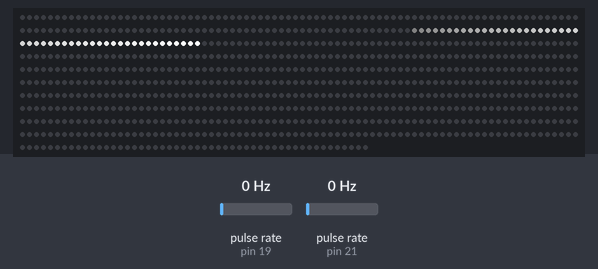
A sketch run on a simulated Arduino Mega 2560, built with avr-gcc and run on an emulated ATmega2560. On the bench: 850 RGB LEDs in strip order, left to right, continuing on the next row. Wiring (inferred from the names in the program): 2 × pulse sensor: data pin 19 / data pin 21. The inputs (shaded band) are chosen by the test bench; at power-on: pulse rate (sensors on pin 19, pin 21) 0 Hz.

Above: at 3.2 s.
3.3 s: pulse rate (sensor on pin 19) set to 4 Hz
At 4.44 s:
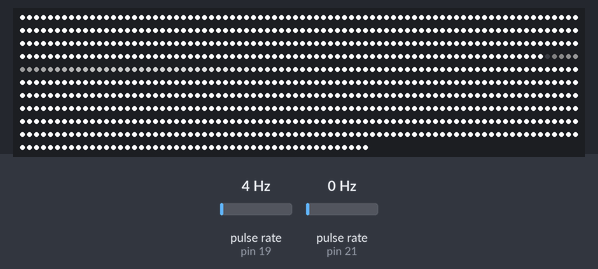
5.7 s: pulse rate (sensor on pin 21) set to 4 Hz
At 6.05 s:
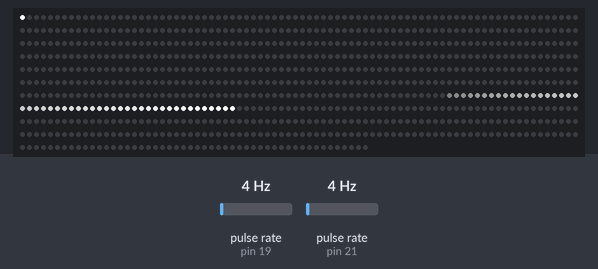
7.3 s: pulse rate (sensor on pin 19) set to 50 Hz
9.0 s: pulse rate (sensor on pin 21) set to 50 Hz
At 10.24 s:
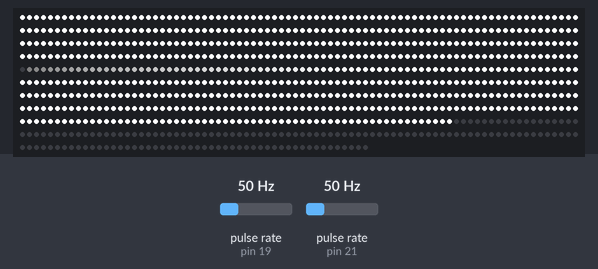
10.9 s: pulse rate (sensor on pin 19) set to 100 Hz
At 11.22 s:
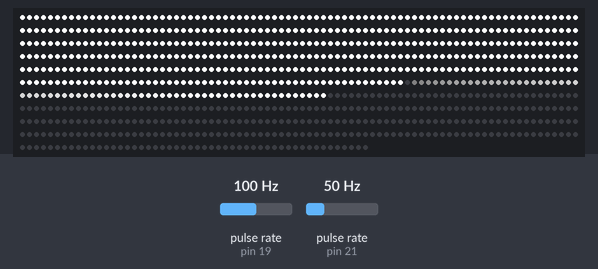
12.5 s: pulse rate (sensor on pin 21) set to 100 Hz
At 13.19 s:
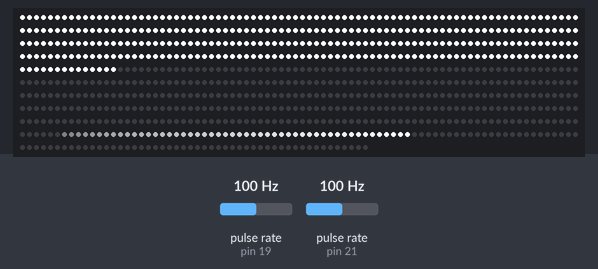
Timing chart, 0 to 15.2 s (numbered marks = the images above; inputs shaded):
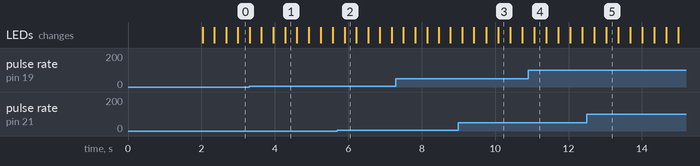

The sketch:

Cannes_ESP_Tester.ino
```cpp
// PINS SUR LA CARTE: 23 22 11 5 21 19

// LED STRIP
#include "FastLED.h"
#define LED_PIN     23
#define NUM_LEDS    850
#define BRIGHTNESS  255
#define LED_TYPE    WS2812
#define COLOR_ORDER GRB
CRGB leds[NUM_LEDS];

// test neo pixel
// #include <Adafruit_NeoPixel.h>
// #ifdef __AVR__
//   #include <avr/power.h>
// #endif
// Adafruit_NeoPixel pixels = Adafruit_NeoPixel(NUM_LEDS, LED_PIN, NEO_GRB + NEO_KHZ800);

// ROTARY ENCODER
int encoderPin1 = 21;
int encoderPin2 = 19;
volatile int lastEncoded = 0;
volatile long encoderValue = 0;
volatile long encoderAngle = 0;


void setup() {

  delay(2000);
  // LED
  FastLED.addLeds<LED_TYPE, LED_PIN, COLOR_ORDER>(leds, NUM_LEDS);
  FastLED.setBrightness(  BRIGHTNESS );
  //NeoPixel
  // pixels.begin();

  // CODER
  pinMode(encoderPin1, INPUT_PULLUP);
  pinMode(encoderPin2, INPUT_PULLUP);
  attachInterrupt(digitalPinToInterrupt(encoderPin1), updateEncoder, CHANGE);
  attachInterrupt(digitalPinToInterrupt(encoderPin2), updateEncoder, CHANGE);

  Serial.begin(115200);

}

int xsnake1;
int xstep = 5;
int snakeLength = 50;

float phi = 0;
float phistep = 0.1;


unsigned long timeNow;

void loop() {

  FastLED.clear ();

  // timeNow = micros();

  int visu = map(encoderValue, 0, 799, 0, NUM_LEDS);
  int intensity = map(encoderValue, 0, 799, 0, 255);

  for(int i=0; i<visu; i++) {
    leds[i] = CRGB(255,255,255);
  }


  // int visu = map(encoderValue, 0, 799, 0, NUM_LEDS);
  // int intensity = map(encoderValue, 0, 799, 0, 255);
  // for(int i=0; i<=visu; i++) {
  //   pixels.setPixelColor(i, pixels.Color(200,200,200));
  // }
  // pixels.show();


  // oscillate
  // for(int i=0; i<=NUM_LEDS; i++) {
  //   uint8_t col = 150*(sin(phi)+1)/2;
  //   // int c = int(col)
  //   leds[i] = CRGB(0,0,150);
  // }
  // phi = phi+phistep;
  // if(phi>2*PI){ phi=0;}

  // HOW TO MULTIPLY / ADD one effect over the other ??

  // snake 1
  for(int i=0; i<=snakeLength; i++) {
    if(xsnake1+i<NUM_LEDS) leds[xsnake1+i] = CRGB(255*i/snakeLength,255*i/snakeLength,255*i/snakeLength);
  }
  xsnake1 = xsnake1+xstep;
  if(xsnake1>NUM_LEDS-snakeLength){ xsnake1=0;}


  // showtime
  FastLED.show();
  delay(1);
}
```

YUMO_E6A2.ino
```cpp
void updateEncoder(){
  int MSB = digitalRead(encoderPin1); //MSB = most significant bit
  int LSB = digitalRead(encoderPin2); //LSB = least significant bit

  int encoded = (MSB << 1) |LSB; //converting the 2 pin value to single number
  int sum  = (lastEncoded << 2) | encoded; //adding it to the previous encoded value

  if(sum == 0b1101 || sum == 0b0100 || sum == 0b0010 || sum == 0b1011) encoderValue ++;
  if(sum == 0b1110 || sum == 0b0111 || sum == 0b0001 || sum == 0b1000) encoderValue --;

  lastEncoded = encoded; //store this value for next time

  //Constrain to 1 tour - 360°
  if (encoderValue>799){ encoderValue = 0; }
  if (encoderValue<0){ encoderValue = 799; }
  encoderAngle = map(encoderValue, 0, 799, 0, 359);
}
```
